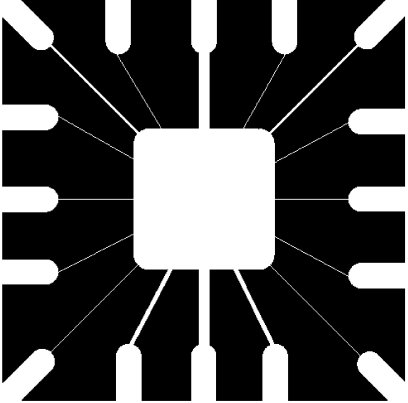
#> input picture test_image/erode and dilate.jpg, 408 x 403 px
$ python -i Algorithm.py   (imports and definitions only)
#> lines starting #> are read from the running program, lines starting #| are printed output that depends on the picture; after the words box and inside, x2 and y2 are one past the last pixel; in counts of white or black regions, pixels touching at a corner belong together
from PIL import Image
import numpy as np
from scipy.ndimage import minimum_filter, maximum_filter, uniform_filter, convolve, median_filter, gaussian_filter
import tkinter.messagebox as messagebox
import cv2
from skimage import filters
from statistics import mode


def open_and_convert(input_image_path):
#> called with input_image_path = 'test_image/erode and dilate.jpg'
    input_image = Image.open(input_image_path)
#> input_image is the input picture: PIL image 408x403 RGB; min 0, max 255, mean 74.9

    gray_image = input_image.convert("L")

    return gray_image


class ImageEnhancement:
    # [188 lines left out: functions apply_negative_image, apply_thresholding_algorithm, apply_logarithmic_transformation, apply_power_law_transformation, apply_minimum_filter, apply_maximum_filter and 5 more, not called in this run]


class EdgeDetection:
    # [124 lines left out: functions apply_1d_operator, apply_roberts_operator, apply_prewitt_operator, apply_sobel_operator, apply_laplacian_operator, not called in this run]

    @staticmethod
    def apply_canny_operator1(input_image_path, sigma=1.0, low_threshold=20, high_threshold=150):
        gray_image = open_and_convert(input_image_path)

        # Convert the image to a NumPy array for faster processing
        image_array = np.array(gray_image)

        # Apply Gaussian smoothing to reduce noise
        smoothed_image = gaussian_filter(image_array, sigma=sigma)

        # Calculate gradients using Sobel operators
        gradient_x = convolve(smoothed_image, np.array([[-1, 0, 1], [-2, 0, 2], [-1, 0, 1]]), mode='constant', cval=0)
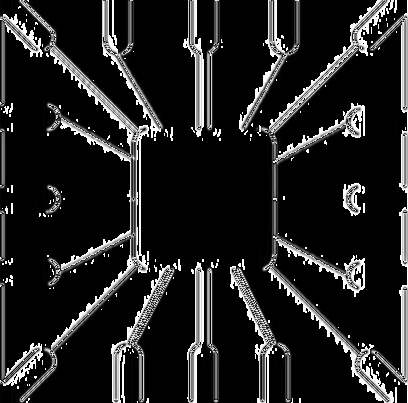
#> gradient_x: shape (403, 408); min 0, max 255, mean 33.6
        gradient_y = convolve(smoothed_image, np.array([[-1, -2, -1], [0, 0, 0], [1, 2, 1]]), mode='constant', cval=0)

        # Calculate gradient magnitude and direction
        gradient_magnitude = np.round(np.sqrt(gradient_x ** 2 + gradient_y ** 2))
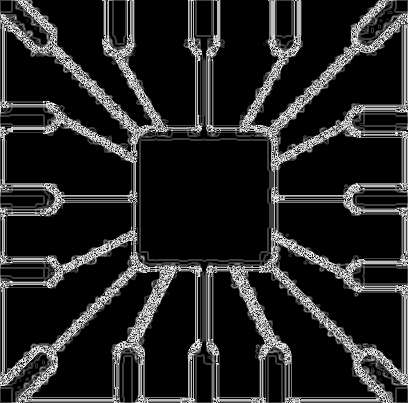
#> gradient_magnitude: shape (403, 408) float16; min 0, max 16, mean 2.34; drawn with min black and max white
        gradient_direction = np.arctan2(gradient_y, gradient_x) * (180 / np.pi)
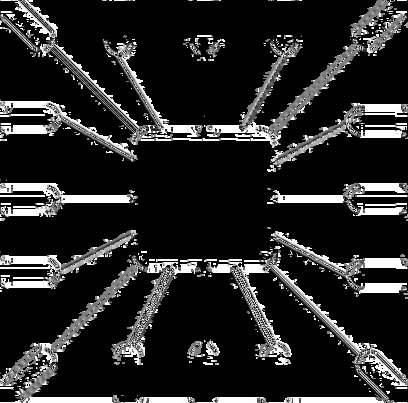
#> gradient_direction: shape (403, 408) float16; min 0, max 89.94, mean 13.7; drawn with min black and max white

        # Normalize the values to be in the range [0, 255]
        gradient_magnitude = np.round((gradient_magnitude / np.max(gradient_magnitude)) * 255)

        # Non-maximum suppression
        non_max_suppressed = EdgeDetection.non_maximum_suppression(gradient_magnitude, gradient_direction)

        # Double thresholding and edge tracking by hysteresis
        edge_image = EdgeDetection.hysteresis_thresholding(non_max_suppressed, low_threshold, high_threshold)

        # Convert the NumPy array back to an image
        edge_image = Image.fromarray(edge_image.astype('uint8'))

        return edge_image

    @staticmethod
    def non_maximum_suppression(gradient_magnitude, gradient_direction):
        # Create an array for the non-maximum suppression result
        result = np.zeros_like(gradient_magnitude)

        for i in range(1, gradient_magnitude.shape[0] - 1):
            for j in range(1, gradient_magnitude.shape[1] - 1):
                angle = gradient_direction[i, j]

                # Determine the indices of neighboring pixels
                if (0 <= angle < 22.5) or (157.5 <= angle <= 180):
                    neighbors = [(i, j + 1), (i, j - 1)]
                elif 22.5 <= angle < 67.5:
                    neighbors = [(i - 1, j + 1), (i + 1, j - 1)]
                elif 67.5 <= angle < 112.5:
                    neighbors = [(i - 1, j), (i + 1, j)]
                elif 112.5 <= angle < 157.5:
                    neighbors = [(i - 1, j - 1), (i + 1, j + 1)]

                # Compare the current pixel with its neighbors
                if all(gradient_magnitude[i, j] >= gradient_magnitude[n[0], n[1]] for n in neighbors):
                    result[i, j] = gradient_magnitude[i, j]
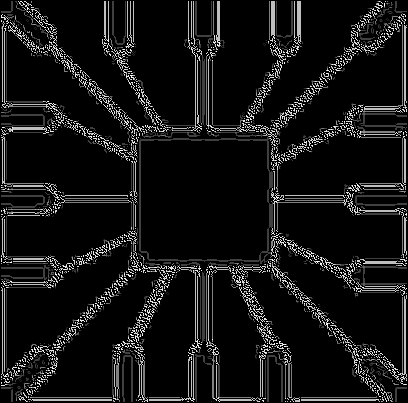
#> result: shape (403, 408) float16; min 0, max 255, mean 20.9

        return result

    @staticmethod
    def hysteresis_thresholding(image, low_threshold, high_threshold):
#> called with low_threshold = 20, high_threshold = 150
        strong_edges = (image >= high_threshold)
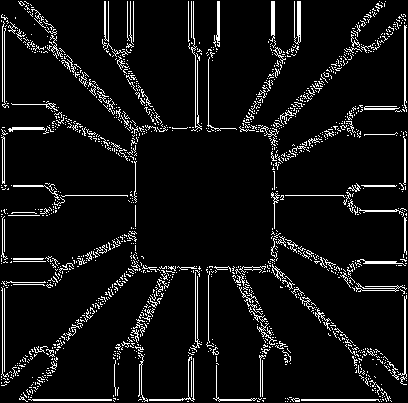
#> strong_edges: shape (403, 408) bool; 7.3% white in thin lines or dots
        weak_edges = (low_threshold <= image) & (image < high_threshold)
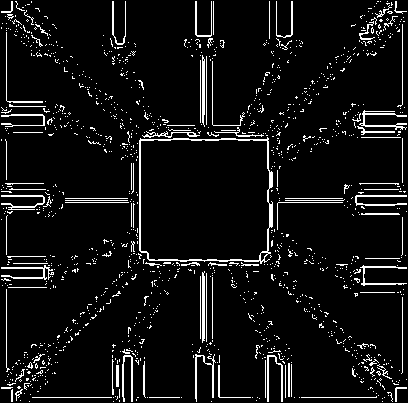
#> weak_edges: shape (403, 408) bool; 6.8% white in thin lines or dots

        # Use depth-first search to track weak edges connected to strong edges
        visited = np.zeros_like(image)
        for i in range(1, image.shape[0] - 1):
            for j in range(1, image.shape[1] - 1):
                if strong_edges[i, j] and not visited[i, j]:
                    EdgeDetection.depth_first_search(image, visited, strong_edges, weak_edges, i, j)
#> this loop made 401 passes

        # Assign final edge values
        result = np.zeros_like(image)
#> result: shape (403, 408) float16; every value is 0
        result[strong_edges] = 255
        result[weak_edges] = 128  # You can adjust the intensity for weak edges if needed
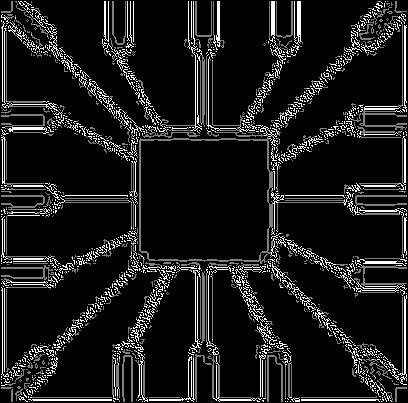
#> result: shape (403, 408) float16; min 0, max 255, mean 27.3

        return result

    @staticmethod
    def depth_first_search(image, visited, strong_edges, weak_edges, i, j):
        stack = [(i, j)]

        while stack:
            current_i, current_j = stack.pop()

            if not (0 <= current_i < image.shape[0] and 0 <= current_j < image.shape[1]):
                continue

            if visited[current_i, current_j] or not weak_edges[current_i, current_j]:
                continue

            visited[current_i, current_j] = 1
            strong_edges[current_i, current_j] = 1

            for x in range(current_i - 1, current_i + 2):
                for y in range(current_j - 1, current_j + 2):
                    stack.append((x, y))

        return strong_edges

    # [15 lines left out: function apply_canny_operator2, not called in this run]


class Segmentation:
    # [112 lines left out: functions apply_otsu_segmentation, apply_isodata_segmentation, isodata_threshold, apply_background_symmetry_algorithm, calculate_background_symmetry, apply_triangle_algorithm, not called in this run]


class MorphologicalProcessing:
    # [75 lines left out: functions apply_erosion, apply_dilation, apply_opening, apply_closing, not called in this run]

>>> result = EdgeDetection().apply_canny_operator1('test_image/erode and dilate.jpg')
